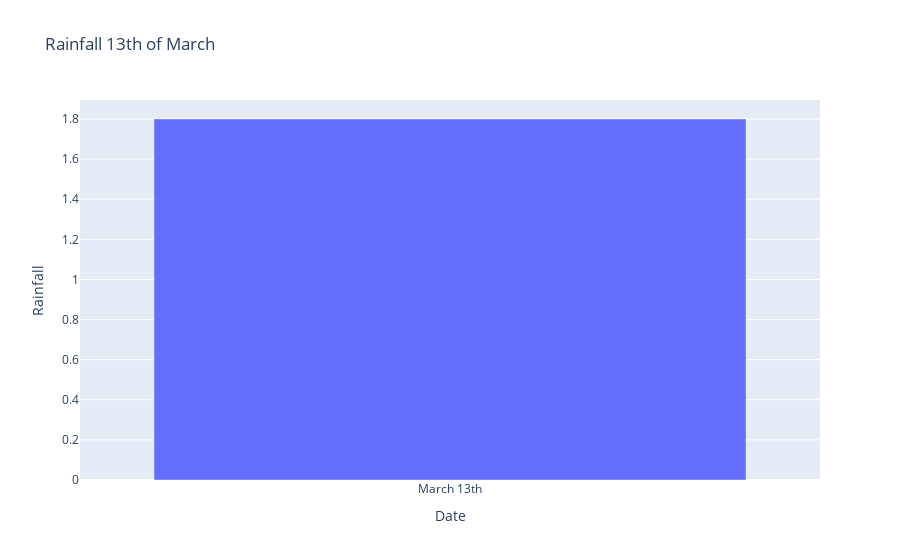

Notebook code cell kept with this figure:
### Code cell
dX = pd.DataFrame({"Date": ["March 13th"], "Rainfall": dF[2][12]})
fig = px.bar(dX, x="Date", y="Rainfall", title="Rainfall 13th of March")
fig.show()

### Figure 1 — Plotly figure (JSON) as saved in the notebook; plotly's stock layout.template omitted (floating-point values rounded to 4 significant figures)
{"data": [{"alignmentgroup": "True", "hovertemplate": "Date=%{x}<br>Rainfall=%{y}<extra></extra>", "legendgroup": "", "marker": {"color": "#636efa", "pattern": {"shape": ""}}, "name": "", "offsetgroup": "", "orientation": "v", "showlegend": false, "textposition": "auto", "type": "bar", "x": ["March 13th"], "xaxis": "x", "y": [1.8], "yaxis": "y"}], "layout": {"barmode": "relative", "legend": {"tracegroupgap": 0}, "title": {"text": "Rainfall 13th of March"}, "xaxis": {"anchor": "y", "domain": [0, 1], "title": {"text": "Date"}}, "yaxis": {"anchor": "x", "domain": [0, 1], "title": {"text": "Rainfall"}}}}
